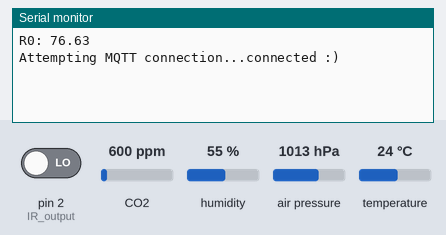
Bench run of a sketch on a simulated Arduino Uno, built with avr-gcc and run on an emulated ATmega328P. Parts: the last lines printed to the serial monitor. The inputs (shaded band) are chosen by the test bench; at power-on: pin 2 (IR_output) LOW, humidity 55 %, CO2 600 ppm, air pressure 1013 hPa, temperature 24 °C. WiFi joins after 1.5 s; servers stay silent unless stated; no MQTT or app messages arrive unless stated.

Above: at 2.7 s.
2.8 s: pin 2 (IR_output) driven HIGH
At 3.5 s:
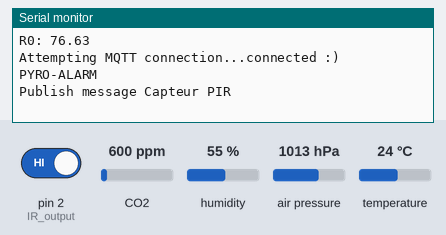
4.3 s: humidity set to 22 %
At 6.3 s:
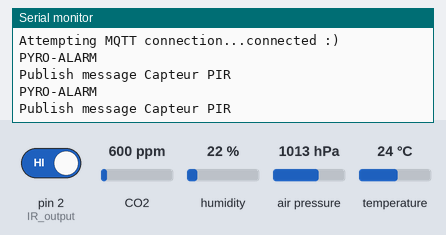

The sketch:

BME280-HC12-MQTT_draft.ino
```cpp
// Consolidtation des codes
//Collecte des données via DHT22 & MQ135 -> MQTT -> Rasp -> InfluxDB -> Grafana

// Librairies
#include "MQ135.h"            // MQ135 - Air Quality
#include <Wire.h>             // ???
#include <SPI.h>              // ???
#include <Ethernet.h>         // Shield Ethernet
#include <PubSubClient.h>     // MQTT
#include "SparkFunBME280.h"

// Definition des pins & Variables
  // BME-280 : Uno SDA:A4 SCL:A5 - Micro SDA:2 SCL:3
#define IR_output 2           // Capteur PIR
const int mq135Pin = 0;         // Pin sur lequel est branché de MQ135
MQ135 gasSensor = MQ135(mq135Pin);  // Initialise l'objet MQ135 sur le Pin spécifié
BME280 mySensor;    // Declaration capteur BME280
// Mettre à jour les 3 lignes suivantes selon la configuration réseau:
byte mac[] = { 0xFB, 0xA2, 0xDA, 0x0E, 0xD1, 0xFB }; // mac adress shield Ethernet
IPAddress ip(192, 168, 1, 70);     // (192.168.1.70) adresse IP carte UNO
IPAddress server(192, 168, 1, 11);   //(192.168.1.11);  // Broker

//#define mqtt_user "moi"         // Si configuré sur le Broker !
//#define mqtt_password "motdepasse" // Si configuré sur le Broker !

long lastMsg = 0;
int value = 0;
char message_buff[100];

// Fonction appelée lors de la réception d'un topic + traitement du payload:
void callback(char* topic, byte* payload, unsigned int length)
{
  int i = 0;
  Serial.print("Message arrived [");
  Serial.print(topic);
  String topic2 = String(topic);
  Serial.println("] ");
  // Traitement du payload, on le transforme en String.
  for (i = 0; i<length; i++)
  {
    message_buff[i] = payload[i];
  }
  message_buff[i] = '\0';
  String msgString = String(message_buff);
  Serial.println("Payload: " + msgString);
}// Fin fonction appelée lors de la réception d'un topic + traitement du payload

// Fonction connexion
EthernetClient ethClient;
PubSubClient client(ethClient);

void reconnect() {
  // Loop until we're reconnected
  while (!client.connected()) {
    Serial.print("Attempting MQTT connection...");
    // On attend la connection, mqtt_user et mqtt_password si configuré sur le Broker !
    // (client.connect("arduinoClient", mqtt_user, mqtt_password))
    if (client.connect("arduinoClient")) {
      Serial.println("connected :)");
      // une fois connectée, on souscrit au différent topic:
      //client.subscribe("stationUno/switchBleu");
      //client.subscribe("stationUno/switchVert");
      //client.subscribe("stationUno/switchRouge");
      //client.subscribe("stationUno/switchJaune");

    }
    else {
      Serial.print("failed, rc=");
      Serial.print(client.state());
      Serial.println(" try again in 5 seconds");
      // On attend 5 secondes pour essayer de se reconnecter au Broker
      delay(5000);
    }
  }
} // Fin fonction connexion

void setup() {
  Serial.begin(115200);
  // DEBUT configuration du BME280
  mySensor.settings.commInterface = I2C_MODE;
  mySensor.settings.I2CAddress = 0x76;
  mySensor.settings.runMode = 3;
  mySensor.settings.tStandby = 3;
  mySensor.settings.filter = 3;
  mySensor.settings.tempOverSample = 5;
  mySensor.settings.pressOverSample = 5;
  mySensor.settings.humidOverSample = 5;
  // FIN configuration du BME280

  pinMode(IR_output,INPUT);   // Capteur PIR
  float rzero = gasSensor.getRZero();
  Serial.print("R0: ");
  Serial.println(rzero);  // Valeur à reporter ligne 27 du fichier mq135.h après 48h de préchauffage
  delay(10);  // attente de la mise en route du capteur. 2 ms minimum
  // chargement de la configuration du capteur
  mySensor.begin();

// Configuration client / server
  client.setServer(server, 1883);
  client.setCallback(callback);
  Ethernet.begin(mac, ip);
  // Allow the hardware to sort itself out
  delay(1500);
} // Fin Setup

void loop()
{
  if (!client.connected()) {
    reconnect();
  }
  client.loop();
  long now = millis();

  // DEBUT boucle capteur PIR
  if(digitalRead(IR_output)==HIGH){
   //Serial.println("mouvement detecte");
   client.publish("alarme/intrusion", "PYRO-ALARM");
   Serial.println("PYRO-ALARM");
   Serial.println("Publish message Capteur PIR");
   delay(2000);
   }
  // FIN boucle capteur PIR

  // DEBUT boucle communication MTO MQTT
  if (now - lastMsg > 5000) // toute les 5 secondes on envoie les mesures au Broker
  {
    char t[10];
    lastMsg = now;
    ++value;
    // On envoi les mesures au Broker:

    Serial.print(mySensor.readTempC(), 1);
    Serial.print(" °C");
    Serial.print("\t Pression: ");
    Serial.print(mySensor.readFloatPressure() / 100.0F, 1);
    Serial.print(" HPa");
    Serial.print("\t humidité relative : ");
    Serial.print(mySensor.readFloatHumidity(), 1);
    Serial.println(" %");

    float temp_U = mySensor.readTempC();  // Lecture Temperature en celsius
    dtostrf(temp_U, 3, 1, t);  // Conversion float en char.
    client.publish("stationUno/temperature", t);

    float hum_U = mySensor.readFloatHumidity();     // Lecture hygrometrie
    dtostrf(hum_U, 3, 1, t);
    client.publish("stationUno/humidite", t);

    float press_U = (mySensor.readFloatPressure() / 100);     // Lecture pression en HPa
    dtostrf(press_U, 3, 1, t);
    client.publish("stationUno/pressure", t);

    float ppm_U = gasSensor.getPPM();     // Lecture CO2 en ppm
    dtostrf(ppm_U, 3, 1, t);
    client.publish("stationUno/ppm", t);

    Serial.println("Publish message du BME280 & MQ135");

  }
  // FIN boucle communication MTO MQTT
}
```

Measured:
- after the input at 2.8 s, the serial monitor: prints a new line at once (image 1)
